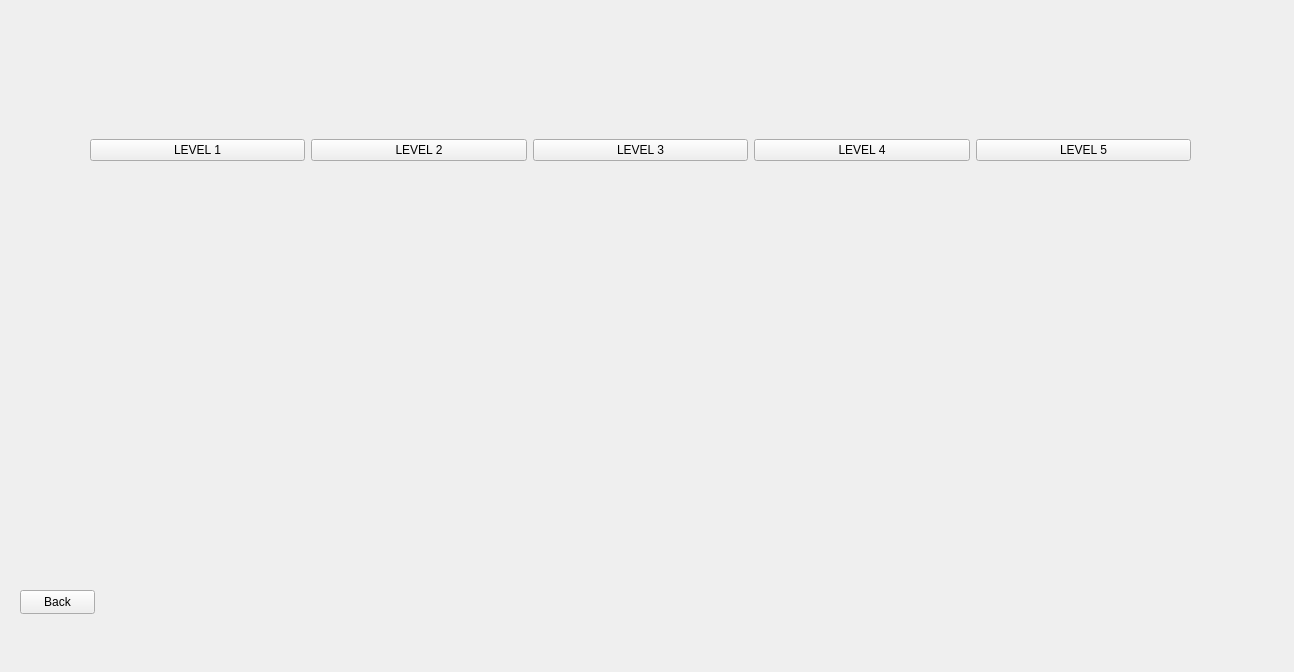
<?xml version="1.0" encoding="UTF-8"?>
<ui version="4.0">
 <class>LevelsMenu</class>
 <widget class="QWidget" name="LevelsMenu">
  <property name="geometry">
   <rect>
    <x>0</x>
    <y>0</y>
    <width>1294</width>
    <height>672</height>
   </rect>
  </property>
  <property name="windowTitle">
   <string>Form</string>
  </property>
  <widget class="QPushButton" name="pushButton">
   <property name="geometry">
    <rect>
     <x>20</x>
     <y>590</y>
     <width>75</width>
     <height>24</height>
    </rect>
   </property>
   <property name="text">
    <string>Back</string>
   </property>
  </widget>
  <widget class="QWidget" name="horizontalLayoutWidget">
   <property name="geometry">
    <rect>
     <x>90</x>
     <y>110</y>
     <width>1101</width>
     <height>80</height>
    </rect>
   </property>
   <layout class="QHBoxLayout" name="horizontalLayout">
    <item>
     <widget class="QPushButton" name="pushButton_6">
      <property name="text">
       <string>LEVEL 1</string>
      </property>
     </widget>
    </item>
    <item>
     <widget class="QPushButton" name="pushButton_5">
      <property name="text">
       <string>LEVEL 2</string>
      </property>
     </widget>
    </item>
    <item>
     <widget class="QPushButton" name="pushButton_4">
      <property name="text">
       <string>LEVEL 3</string>
      </property>
     </widget>
    </item>
    <item>
     <widget class="QPushButton" name="pushButton_2">
      <property name="text">
       <string>LEVEL 4</string>
      </property>
     </widget>
    </item>
    <item>
     <widget class="QPushButton" name="pushButton_3">
      <property name="text">
       <string>LEVEL 5</string>
      </property>
     </widget>
    </item>
   </layout>
  </widget>
 </widget>
 <resources/>
 <connections/>
</ui>
